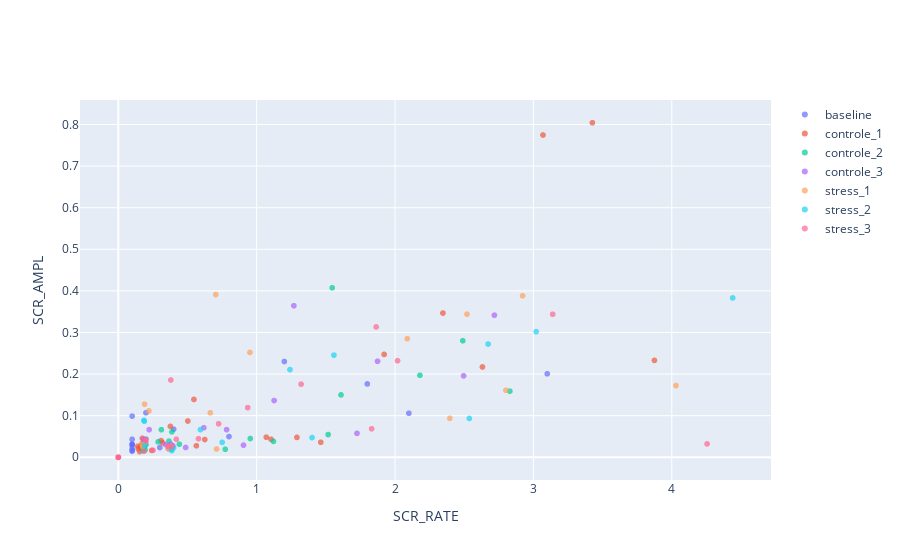

Notebook code for this chart:
### Code cell
physio_mask = data.SCR_RATE.notna()
data_valid = data[physio_mask].copy()
data_valid["state_str"] = data_valid.fileNum.map(
    # todo -> change this to block_state_mapping or sub_block_state_mapping
    lambda x: sub_block_state_mapping_dict.get(x, "DUNNO")
)

x_col = "SCR_RATE"
y_col = "SCR_AMPL"

fig = go.Figure()
for state_str in data_valid.state_str.unique():
    data_valid_state = data_valid[data_valid.state_str == state_str]
    fig.add_trace(
        go.Scattergl(
            x=data_valid_state[x_col],
            y=data_valid_state[y_col],
            mode="markers",
            marker_opacity=0.7,
            name=state_str,
            hovertext='participant: ' + data_valid_state['participantNum'].astype('str')
        )
    )
fig.update_xaxes(title=x_col)
fig.update_yaxes(title=y_col)

### Figure 1 — Plotly figure (JSON) as saved in the notebook; plotly's stock layout.template omitted (floating-point values rounded to 4 significant figures)
{"data": [{"hovertext": ["participant: 16", "participant: 17", "participant: 19", "participant: 21", "participant: 22", "participant: 23", "participant: 26", "participant: 27", "participant: 28", "participant: 29", "participant: 30", "participant: 31", "participant: 32", "participant: 33", "participant: 34", "participant: 35", "participant: 36", "participant: 38", "participant: 39", "participant: 40", "participant: 41", "participant: 42", "participant: 43", "participant: 44", "participant: 46", "participant: 48", "participant: 49", "participant: 50", "participant: 51", "participant: 53", "participant: 54", "participant: 55", "participant: 56", "participant: 57", "participant: 58", "participant: 59", "participant: 60", "participant: 63", "participant: 64", "participant: 65", "participant: 66", "participant: 67", "participant: 72", "participant: 73", "participant: 74", "participant: 80", "participant: 81", "participant: 82", "participant: 83"], "marker": {"opacity": 0.7}, "mode": "markers", "name": "baseline", "type": "scattergl", "x": [0, 3.1, 0.3, 0.1, 2.1, 0.2, 0, 0, 0, 0, 0, 0, 0, 0, 0, 0, 0.1, 0, 0.1, 0, 0, 0.1, 0.4, 0.1, 1.2, 0, 0.1, 0, 0.8, 0, 0, 0, 0.1, 0, 0, 0, 0, 0, 0.2, 0.2, 0, 0, 0, 0, 0, 0.1, 0, 0.09996, 1.8], "y": [0, 0.2006, 0.02326, 0.03049, 0.1058, 0.04359, 0, 0, 0, 0, 0, 0, 0, 0, 0, 0, 0.09889, 0, 0.01489, 0, 0, 0.01601, 0.06749, 0.03141, 0.2302, 0, 0.02065, 0, 0.04977, 0, 0, 0, 0.02932, 0, 0, 0, 0, 0, 0.107, 0.03111, 0, 0, 0, 0, 0, 0.04312, 0, 0.02982, 0.1763]}, {"hovertext": ["participant: 16", "participant: 17", "participant: 19", "participant: 21", "participant: 22", "participant: 23", "participant: 26", "participant: 27", "participant: 28", "participant: 29", "participant: 30", "participant: 31", "participant: 32", "participant: 33", "participant: 34", "participant: 35", "participant: 36", "participant: 38", "participant: 39", "participant: 40", "participant: 41", "participant: 42", "participant: 43", "participant: 44", "participant: 46", "participant: 48", "participant: 49", "participant: 50", "participant: 51", "participant: 53", "participant: 54", "participant: 55", "participant: 56", "participant: 57", "participant: 58", "participant: 59", "participant: 60", "participant: 63", "participant: 64", "participant: 65", "participant: 66", "participant: 67", "participant: 72", "participant: 73", "participant: 74", "participant: 80", "participant: 81", "participant: 82", "participant: 83"], "marker": {"opacity": 0.7}, "mode": "markers", "name": "controle_1", "type": "scattergl", "x": [0.1414, 3.426, 3.069, 0, 0.1737, 0.1609, 0, 0, 0.154, 0, 0, 0, 0, 0, 0.625, 0, 1.921, 0, 0, 0, 0, 0.2414, 0.3213, 0.5467, 0.1912, 0, 0, 0, 0.3765, 0.164, 0.1716, 0, 0.1437, 1.463, 0, 0, 0.5643, 0, 1.069, 1.291, 0, 1.104, 0, 0, 0.5026, 3.875, 0.3091, 2.346, 2.632], "y": [0.02657, 0.8042, 0.7748, 0, 0.04559, 0.02504, 0, 0, 0.01352, 0, 0, 0, 0, 0, 0.04264, 0, 0.2472, 0, 0, 0, 0, 0.01637, 0.03446, 0.1389, 0.02912, 0, 0, 0, 0.07427, 0.02616, 0.03282, 0, 0.02044, 0.03604, 0, 0, 0.02747, 0, 0.04826, 0.04773, 0, 0.04333, 0, 0, 0.08712, 0.2328, 0.04001, 0.3466, 0.2171]}, {"hovertext": ["participant: 16", "participant: 17", "participant: 19", "participant: 21", "participant: 22", "participant: 23", "participant: 26", "participant: 27", "participant: 28", "participant: 29", "participant: 30", "participant: 31", "participant: 32", "participant: 33", "participant: 34", "participant: 35", "participant: 36", "participant: 38", "participant: 39", "participant: 40", "participant: 41", "participant: 42", "participant: 43", "participant: 44", "participant: 46", "participant: 48", "participant: 49", "participant: 50", "participant: 51", "participant: 53", "participant: 54", "participant: 55", "participant: 56", "participant: 57", "participant: 58", "participant: 59", "participant: 60", "participant: 63", "participant: 64", "participant: 65", "participant: 66", "participant: 67", "participant: 72", "participant: 73", "participant: 74", "participant: 80", "participant: 81", "participant: 82", "participant: 83"], "marker": {"opacity": 0.7}, "mode": "markers", "name": "controle_2", "type": "scattergl", "x": [0.1815, 2.49, 0, 0, 0.3664, 0, 0, 0.4412, 0.1894, 0, 0, 0, 0, 0, 0.3113, 0, 2.18, 0, 0.198, 0, 0, 0, 0.9539, 0.1926, 1.121, 0, 0, 0, 0.2878, 0.1934, 0.1776, 0, 0, 0.3874, 0, 0, 0, 0, 1.517, 0.7729, 0, 0, 0, 0, 0, 1.546, 0.1858, 2.83, 1.61], "y": [0.0242, 0.2801, 0, 0, 0.03875, 0, 0, 0.03131, 0.03312, 0, 0, 0, 0, 0, 0.06628, 0, 0.1971, 0, 0.03544, 0, 0, 0, 0.04501, 0.02652, 0.03813, 0, 0, 0, 0.03698, 0.01771, 0.0161, 0, 0, 0.06103, 0, 0, 0, 0, 0.05455, 0.01923, 0, 0, 0, 0, 0, 0.4075, 0.0249, 0.159, 0.1499]}, {"hovertext": ["participant: 16", "participant: 17", "participant: 19", "participant: 21", "participant: 22", "participant: 23", "participant: 26", "participant: 27", "participant: 28", "participant: 29", "participant: 30", "participant: 31", "participant: 32", "participant: 33", "participant: 34", "participant: 35", "participant: 36", "participant: 38", "participant: 39", "participant: 40", "participant: 41", "participant: 42", "participant: 43", "participant: 44", "participant: 46", "participant: 48", "participant: 49", "participant: 50", "participant: 51", "participant: 53", "participant: 54", "participant: 55", "participant: 56", "participant: 57", "participant: 58", "participant: 59", "participant: 60", "participant: 64", "participant: 65", "participant: 66", "participant: 67", "participant: 72", "participant: 73", "participant: 74", "participant: 80", "participant: 81", "participant: 82", "participant: 83"], "marker": {"opacity": 0.7}, "mode": "markers", "name": "controle_3", "type": "scattergl", "x": [0, 1.874, 0.618, 0, 0.3606, 0, 0, 0, 0.1838, 0, 0, 0, 0, 0, 0.223, 0, 1.126, 0, 0, 0, 0, 0, 0.4865, 0, 0.3791, 0, 0, 0, 0.7826, 0, 0, 0, 0, 0.3944, 0, 0, 0, 1.725, 0.905, 0, 0, 0, 0, 0, 1.269, 0.3436, 2.496, 2.718], "y": [0, 0.2307, 0.07091, 0, 0.02118, 0, 0, 0, 0.04233, 0, 0, 0, 0, 0, 0.06635, 0, 0.1364, 0, 0, 0, 0, 0, 0.02352, 0, 0.0314, 0, 0, 0, 0.06644, 0, 0, 0, 0, 0.02764, 0, 0, 0, 0.05738, 0.02915, 0, 0, 0, 0, 0, 0.3642, 0.03021, 0.1957, 0.3416]}, {"hovertext": ["participant: 16", "participant: 17", "participant: 19", "participant: 21", "participant: 22", "participant: 23", "participant: 26", "participant: 27", "participant: 28", "participant: 29", "participant: 30", "participant: 31", "participant: 33", "participant: 34", "participant: 35", "participant: 36", "participant: 38", "participant: 39", "participant: 41", "participant: 42", "participant: 43", "participant: 44", "participant: 46", "participant: 48", "participant: 49", "participant: 50", "participant: 51", "participant: 53", "participant: 54", "participant: 55", "participant: 56", "participant: 57", "participant: 58", "participant: 59", "participant: 60", "participant: 64", "participant: 65", "participant: 66", "participant: 67", "participant: 72", "participant: 73", "participant: 74", "participant: 80", "participant: 81", "participant: 82", "participant: 83"], "marker": {"opacity": 0.7}, "mode": "markers", "name": "stress_1", "type": "scattergl", "x": [0.1717, 2.52, 2.922, 0, 0.2214, 0, 0, 0, 0, 0, 0, 0, 0.9516, 0, 0, 2.089, 0, 0, 0, 0.7101, 0.1897, 0, 0.1988, 0, 0, 0, 0.6648, 0, 0.3675, 0, 0, 0.3636, 0, 0, 0, 2.396, 0.3777, 0, 0, 0, 0, 0, 2.802, 0.1771, 4.03, 0.7045], "y": [0.03067, 0.344, 0.3882, 0, 0.1115, 0, 0, 0, 0, 0, 0, 0, 0.252, 0, 0, 0.285, 0, 0, 0, 0.01981, 0.1277, 0, 0.03583, 0, 0, 0, 0.1069, 0, 0.01882, 0, 0, 0.02309, 0, 0, 0, 0.09363, 0.02623, 0, 0, 0, 0, 0, 0.161, 0.02509, 0.1724, 0.3912]}, {"hovertext": ["participant: 16", "participant: 17", "participant: 19", "participant: 21", "participant: 22", "participant: 23", "participant: 26", "participant: 27", "participant: 28", "participant: 29", "participant: 30", "participant: 31", "participant: 33", "participant: 34", "participant: 35", "participant: 36", "participant: 38", "participant: 39", "participant: 41", "participant: 42", "participant: 43", "participant: 44", "participant: 46", "participant: 48", "participant: 49", "participant: 50", "participant: 51", "participant: 53", "participant: 54", "participant: 55", "participant: 56", "participant: 57", "participant: 58", "participant: 59", "participant: 60", "participant: 64", "participant: 65", "participant: 66", "participant: 67", "participant: 72", "participant: 73", "participant: 74", "participant: 80", "participant: 81", "participant: 82", "participant: 83"], "marker": {"opacity": 0.7}, "mode": "markers", "name": "stress_2", "type": "scattergl", "x": [0, 4.441, 1.558, 0, 0, 0.3874, 0, 0, 0.3997, 0, 0, 0, 0.3852, 0, 0, 1.241, 0, 0, 0, 0, 0.5936, 0, 0.1879, 0.1853, 0, 0, 0, 0, 0.1917, 0, 0, 0, 0, 0, 0, 1.4, 0.7506, 0, 0, 0, 0, 0, 2.673, 0, 2.537, 3.02], "y": [0, 0.383, 0.2456, 0, 0, 0.01603, 0, 0, 0.023, 0, 0, 0, 0.01916, 0, 0, 0.2108, 0, 0, 0, 0, 0.06644, 0, 0.08665, 0.08867, 0, 0, 0, 0, 0.02853, 0, 0, 0, 0, 0, 0, 0.04734, 0.03591, 0, 0, 0, 0, 0, 0.2722, 0, 0.0933, 0.302]}, {"hovertext": ["participant: 16", "participant: 17", "participant: 19", "participant: 21", "participant: 22", "participant: 23", "participant: 26", "participant: 27", "participant: 28", "participant: 29", "participant: 30", "participant: 31", "participant: 33", "participant: 34", "participant: 35", "participant: 36", "participant: 38", "participant: 39", "participant: 41", "participant: 42", "participant: 43", "participant: 44", "participant: 46", "participant: 48", "participant: 49", "participant: 50", "participant: 51", "participant: 53", "participant: 54", "participant: 55", "participant: 56", "participant: 57", "participant: 58", "participant: 59", "participant: 60", "participant: 64", "participant: 65", "participant: 66", "participant: 67", "participant: 72", "participant: 73", "participant: 74", "participant: 80", "participant: 81", "participant: 82", "participant: 83"], "marker": {"opacity": 0.7}, "mode": "markers", "name": "stress_3", "type": "scattergl", "x": [0.197, 3.14, 1.321, 0.7251, 0.1985, 0.4192, 0, 0, 0.3601, 0, 0, 0, 0, 0.2508, 0, 0.38, 0, 0, 0, 0, 0.9353, 0, 0.5797, 0, 0, 0, 0, 0, 0.1863, 0, 0, 0, 0, 0, 0, 4.255, 0.3874, 0, 0, 0, 0, 0, 1.863, 0, 1.831, 2.018], "y": [0.04097, 0.3438, 0.1757, 0.0804, 0.04057, 0.0433, 0, 0, 0.02616, 0, 0, 0, 0, 0.01679, 0, 0.1856, 0, 0, 0, 0, 0.1193, 0, 0.04445, 0, 0, 0, 0, 0, 0.01437, 0, 0, 0, 0, 0, 0, 0.03208, 0.02501, 0, 0, 0, 0, 0, 0.3133, 0, 0.0684, 0.2321]}], "layout": {"autosize": true, "xaxis": {"autorange": true, "range": [-0.2862, 4.727], "title": {"text": "SCR_RATE"}, "type": "linear"}, "yaxis": {"autorange": true, "range": [-0.05891, 0.8631], "title": {"text": "SCR_AMPL"}, "type": "linear"}}}
